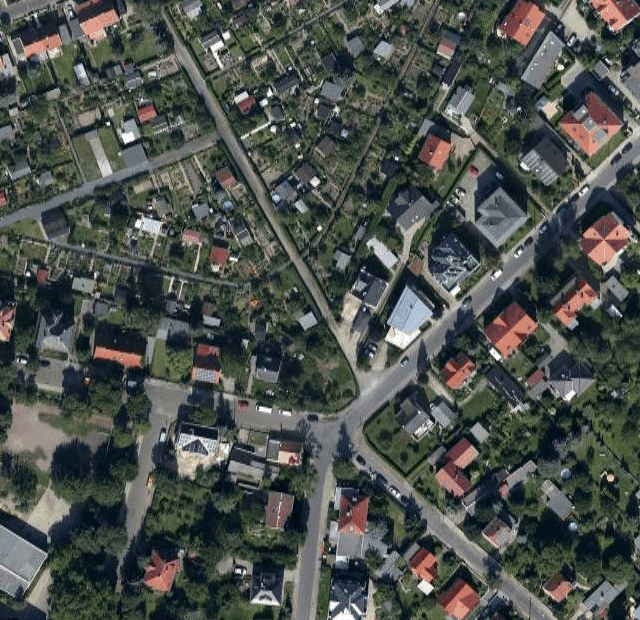
#> input picture satellite2.png, 640 x 620 px
$ python produceLocalMaps.py   (Python 2 division)
#> lines starting #> are read from the running program, lines starting #| are printed output that depends on the picture
# -*- coding: cp1252 -*-
# imports
from PIL import Image
import glob, os
import numpy
import sys
#import theano
import pickle
import time

def createDir(foldername):
    # create folder if necessary
    if not os.path.exists(foldername):
        os.makedirs(foldername)
    return foldername

# set global variables
inputImageX='satellite2.png'
#inputImageX='roadmap.png'
inputImageY='roadmap2.png'
outputDir=createDir('walls_py')
width=50
height=50
step_width=2
step_height=2
innerstep=1

from numpngw import write_png
def save_png(array, filename):
    write_png(filename, numpy.swapaxes(array, 0, 1))

from pylab import imshow, show, cm
def show_image(x, width=11, height=11):
    x = x.reshape(
        width,  # first image dimension (vertical)
        height,  # second image dimension (horizontal)
        3
    )
    image = Image.fromarray(x, 'RGB')
    imshow(image, interpolation='nearest')
    show()

# open imageX and get size
imX = Image.open(inputImageX).convert('RGB')
#> imX is the input picture: PIL image 640x620 RGB; mean R, G, B 75.6, 81, 76.5
pixX = imX.load()
imageX=[]
for x in range(0, width):
    for y in range(0, height):
        imageX.extend(pixX[x,y])
#> after the loop, imageX = 7500 values, max 254 at index 5295, min 0 at index 4853, mean 85.48
imageX = numpy.array(imageX, dtype=numpy.uint8)
imageX = imageX.reshape(
    width,  # first image dimension (vertical)
    height,  # second image dimension (horizontal)
    3
)
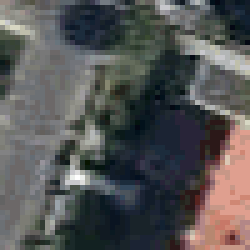
#> imageX: shape (50, 50, 3) (shown 5 times larger); mean of channels 0, 1, 2 85.8, 85.4, 85.3; drawn as R, G, B

# open imageY and get size
imY = Image.open(inputImageY).convert('RGB')
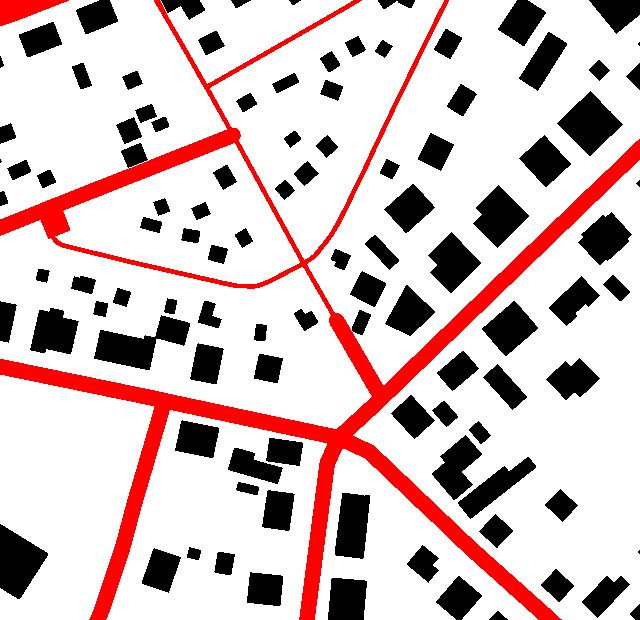
#> input picture roadmap2.png, 640 x 620 px
#> imY is the input picture: PIL image 640x620 RGB; mean R, G, B 213.3, 191.4, 191.4
pixY = imY.load()
imageY=[]
for x in range(0, width):
    for y in range(0, height):
        imageY.extend(pixY[x,y])
#> after the loop, imageY = 7500 values, max 255 at index 0, min 0 at index 1, mean 131.7
imageY = numpy.array(imageY, dtype=numpy.uint8)
imageY = imageY.reshape(
    width,  # first image dimension (vertical)
    height,  # second image dimension (horizontal)
    3
)
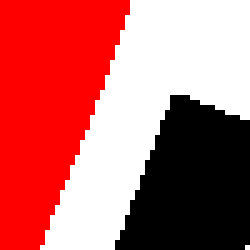
#> imageY: shape (50, 50, 3) (shown 5 times larger); mean of channels 0, 1, 2 191.4, 101.9, 101.9; drawn as R, G, B

im_width, im_height = imX.size
#> im_width = 640; im_height = 620
print ("width = " + str(im_width) + " _ height = " + str(im_height))
#| width = 640 _ height = 620

#                        Schwarz    Weiß             Gelb           Braun        Blau
#color_table = np.array([[0, 0, 0], [255, 255, 255], [255, 207, 0], [127, 0, 0], [0, 223, 255]])
color_table = []

def get_color_code(pixel):
    for index in range(len(color_table)):
        if numpy.array_equal(pixel, color_table[index]):
            return index
    color_table.append(pixel)
    sys.stderr.write("color is not in color_table\n")
    print (color_table)
    #print ((color_table)-1)
    return len(color_table)-1

def create_pkl_file(set_x, set_y, filename=inputImageX+'.pkl'):
    train_set_x = numpy.array(set_x, dtype='uint8')
    train_set_y = numpy.array(set_y, dtype='uint8')
    train_set = train_set_x, train_set_y
    data_set = [train_set, numpy.array(color_table, dtype='uint8')]
    f = open(filename, 'wb')
    pickle.dump(data_set, f, protocol=pickle.HIGHEST_PROTOCOL)
    f.close()

print (im_width-width)/step_width + 1  # first image dimension (vertical)
#| 590
#> (the run stopped early here; a loop or call above may not have finished)
